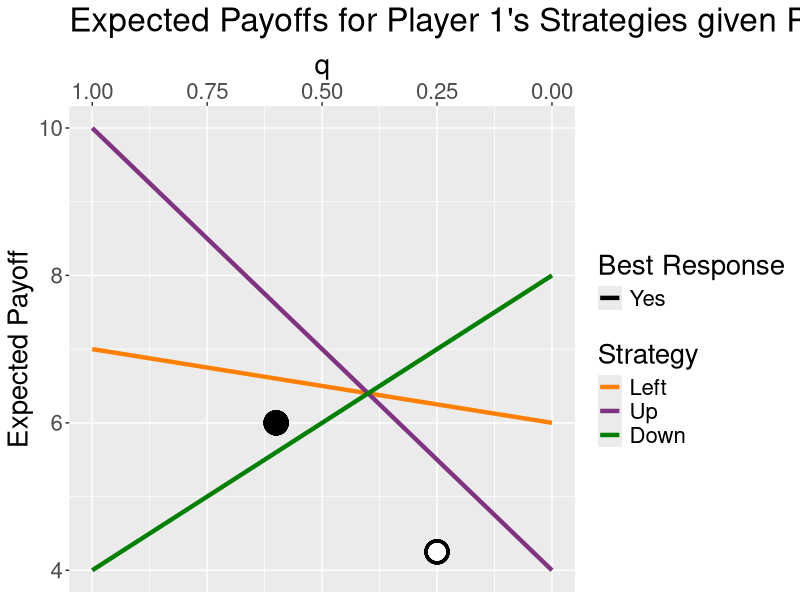

Recreate this plot in R.
library("tidyverse")
#Class Example
Payoff = tibble(Strat = c(rep("Up", 4), rep("Middle", 4), rep("Down", 4)), 
            ExpectedPayoff = c(8,38/7,38/7,2,5,38/7,17/3,6,3,17/3,17/3,7), 
            q = c(1,4/7,4/7,0,1,4/7,1/3,0,1,1/3,1/3,0),
            type = as.factor(c(1,1,2,2,2,1,1,2,2,2,1,1)))
Payoff$Strat <- factor(Payoff$Strat, levels = c("Up", "Middle", "Down"))

#HW4Q5
Payoff = tibble(Strat = c(rep("Up", 4), rep("Middle", 4), rep("Down", 4)), 
                ExpectedPayoff = c(7,11/2,41/8,4,9,11/2,11/2,2,2,41/8,41/8,7), 
                q = c(1,1/2,3/8,0,1,1/2,1/2,0,1,3/8,3/8,0),
                type = as.factor(c(2,1,1,2,1,1,2,2,2,2,1,1)))
Payoff$Strat <- factor(Payoff$Strat, levels = c("Up", "Middle", "Down"))

#MidtermReview
Payoff = tibble(Strat = c(rep("Up", 2), rep("Middle", 2), rep("Down", 2)), 
                ExpectedPayoff = c(6,2,4,7,1,8), 
                q = c(1,0,1,0,1,0),
                type = as.factor(c(1,1,1,1,1,1)))
Payoff$Strat <- factor(Payoff$Strat, levels = c("Up", "Middle", "Down"))

##Quiz4
#Q1
Payoff = tibble(Strat = c(rep("Most Risk", 4), rep("Moderate Risk", 4), rep("Ol' Reliable", 4)), 
                ExpectedPayoff = c(10,6,6,0,8,6,17/4,3,5,17/4,17/4,4), 
                q = c(1,3/5,3/5,0,1,3/5,1/4,0,1,1/4,1/4,0),
                type = as.factor(c(1,1,2,2,2,1,1,2,2,2,1,1)))
Payoff$Strat <- factor(Payoff$Strat, levels = c("Most Risk", "Moderate Risk", "Ol' Reliable"))
#EC2
Payoff = tibble(Strat = c(rep("Most Risk", 4), rep("Moderate Risk", 4), rep("Ol' Reliable", 4), rep("Insurance-Low", 4), rep("Insurance-High", 4)), 
                ExpectedPayoff = c(10,6,6,0,8,6,17/4,3,5,17/4,17/4,4,3,17/4,17/4,14/3,3,6,6,21/2), 
                q = c(1,3/5,3/5,0,1,3/5,1/4,0,1,1/4,1/4,0,1,1/4,1/4,0,1,3/5,3/5,0),
                type = as.factor(c(1,1,2,2,2,1,1,2,2,2,2,2,2,2,1,1,2,2,1,1)))
Payoff$Strat <- factor(Payoff$Strat, levels = c("Most Risk", "Moderate Risk", "Ol' Reliable", "Insurance-High", "Insurance-Low"))


#Take Home
Payoff = tibble(Strat = c(rep("Left", 2), rep("Up", 2), rep("Down", 2)), 
                ExpectedPayoff = c(7,6,10,4,4,8), 
                q = c(1,0,1,0,1,0),
                type = as.factor(c(1,1,1,1,1,1)))
Payoff$Strat <- factor(Payoff$Strat, levels = c("Left", "Up", "Down"))


ggplot(data = Payoff, aes(x = q, y = ExpectedPayoff, color = Strat, linetype = type))+
  geom_path(size = 1.5)+
  scale_x_reverse(position = "top")+
  theme(text = element_text(size = 20))+
  scale_color_manual(name = "Strategy", values = c(rgb(1,.5,0), rgb(0.5,.2,.5), rgb(0,.5,0), rgb(.3,.5,1), rgb(.1,0,1)))+
  scale_linetype_manual(name = "Best Response", values = c(1, 2), labels = c("Yes", "No")) +
  geom_point(aes(x = 3/5, y = 6, size = 1.5), color = "black", stroke = 3)+
  geom_point(aes(x = 1/4, y = 17/4, size = 1.5), color = "black", stroke = 3)+
  geom_point(aes(x = 1/4, y = 17/4, size = 1.5), color = "white", stroke = 1)+
  #geom_point(aes(x = 4/10, y = 64/10, size = 1.5), color = "black")+
  guides(size = FALSE)+ 
  ggtitle("Expected Payoffs for Player 1's Strategies given Player 2's Choice of q")+
  ylab("Expected Payoff")

